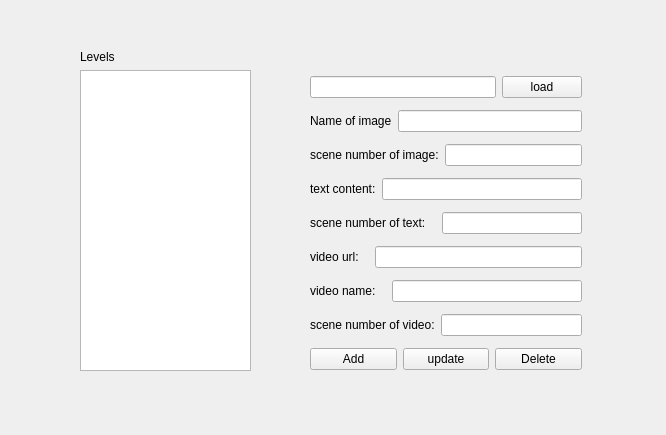
<?xml version="1.0" encoding="UTF-8"?>
<ui version="4.0">
 <class>TeachingTool</class>
 <widget class="QWidget" name="TeachingTool">
  <property name="geometry">
   <rect>
    <x>0</x>
    <y>0</y>
    <width>666</width>
    <height>435</height>
   </rect>
  </property>
  <property name="windowTitle">
   <string>Form</string>
  </property>
  <widget class="QWidget" name="verticalLayoutWidget">
   <property name="geometry">
    <rect>
     <x>310</x>
     <y>70</y>
     <width>272</width>
     <height>308</height>
    </rect>
   </property>
   <layout class="QVBoxLayout" name="verticalLayout_2">
    <item>
     <layout class="QHBoxLayout" name="horizontalLayout">
      <item>
       <widget class="QLineEdit" name="img_path_input"/>
      </item>
      <item>
       <widget class="QPushButton" name="load_button">
        <property name="text">
         <string>load</string>
        </property>
       </widget>
      </item>
     </layout>
    </item>
    <item>
     <layout class="QHBoxLayout" name="horizontalLayout_2">
      <item>
       <widget class="QLabel" name="label">
        <property name="text">
         <string>Name of image</string>
        </property>
       </widget>
      </item>
      <item>
       <widget class="QLineEdit" name="img_name_input"/>
      </item>
     </layout>
    </item>
    <item>
     <layout class="QHBoxLayout" name="horizontalLayout_3">
      <item>
       <widget class="QLabel" name="label_2">
        <property name="text">
         <string>scene number of image:</string>
        </property>
       </widget>
      </item>
      <item>
       <widget class="QLineEdit" name="soi"/>
      </item>
     </layout>
    </item>
    <item>
     <layout class="QHBoxLayout" name="horizontalLayout_4">
      <item>
       <widget class="QLabel" name="label_3">
        <property name="text">
         <string>text content:</string>
        </property>
       </widget>
      </item>
      <item>
       <widget class="QLineEdit" name="text_content_input"/>
      </item>
     </layout>
    </item>
    <item>
     <layout class="QHBoxLayout" name="horizontalLayout_5">
      <item>
       <widget class="QLabel" name="label_4">
        <property name="text">
         <string>scene number of text:   </string>
        </property>
       </widget>
      </item>
      <item>
       <widget class="QLineEdit" name="sot"/>
      </item>
     </layout>
    </item>
    <item>
     <layout class="QHBoxLayout" name="horizontalLayout_6">
      <item>
       <widget class="QLabel" name="label_5">
        <property name="text">
         <string>video url:   </string>
        </property>
       </widget>
      </item>
      <item>
       <widget class="QLineEdit" name="video_url_input"/>
      </item>
     </layout>
    </item>
    <item>
     <layout class="QHBoxLayout" name="horizontalLayout_8">
      <item>
       <widget class="QLabel" name="label_8">
        <property name="text">
         <string>video name:   </string>
        </property>
       </widget>
      </item>
      <item>
       <widget class="QLineEdit" name="video_name_input"/>
      </item>
     </layout>
    </item>
    <item>
     <layout class="QHBoxLayout" name="horizontalLayout_7">
      <item>
       <widget class="QLabel" name="label_6">
        <property name="text">
         <string>scene number of video:</string>
        </property>
       </widget>
      </item>
      <item>
       <widget class="QLineEdit" name="sov"/>
      </item>
     </layout>
    </item>
    <item>
     <layout class="QHBoxLayout" name="horizontalLayout_9">
      <item>
       <widget class="QPushButton" name="pushButton_2">
        <property name="text">
         <string>Add</string>
        </property>
       </widget>
      </item>
      <item>
       <widget class="QPushButton" name="pushButton">
        <property name="text">
         <string>update</string>
        </property>
       </widget>
      </item>
      <item>
       <widget class="QPushButton" name="pushButton_3">
        <property name="text">
         <string>Delete</string>
        </property>
       </widget>
      </item>
     </layout>
    </item>
   </layout>
  </widget>
  <widget class="QWidget" name="verticalLayoutWidget_2">
   <property name="geometry">
    <rect>
     <x>80</x>
     <y>50</y>
     <width>171</width>
     <height>321</height>
    </rect>
   </property>
   <layout class="QVBoxLayout" name="verticalLayout_3">
    <item>
     <widget class="QLabel" name="label_7">
      <property name="text">
       <string>Levels</string>
      </property>
     </widget>
    </item>
    <item>
     <widget class="QListView" name="levels"/>
    </item>
   </layout>
  </widget>
 </widget>
 <resources/>
 <connections/>
</ui>
